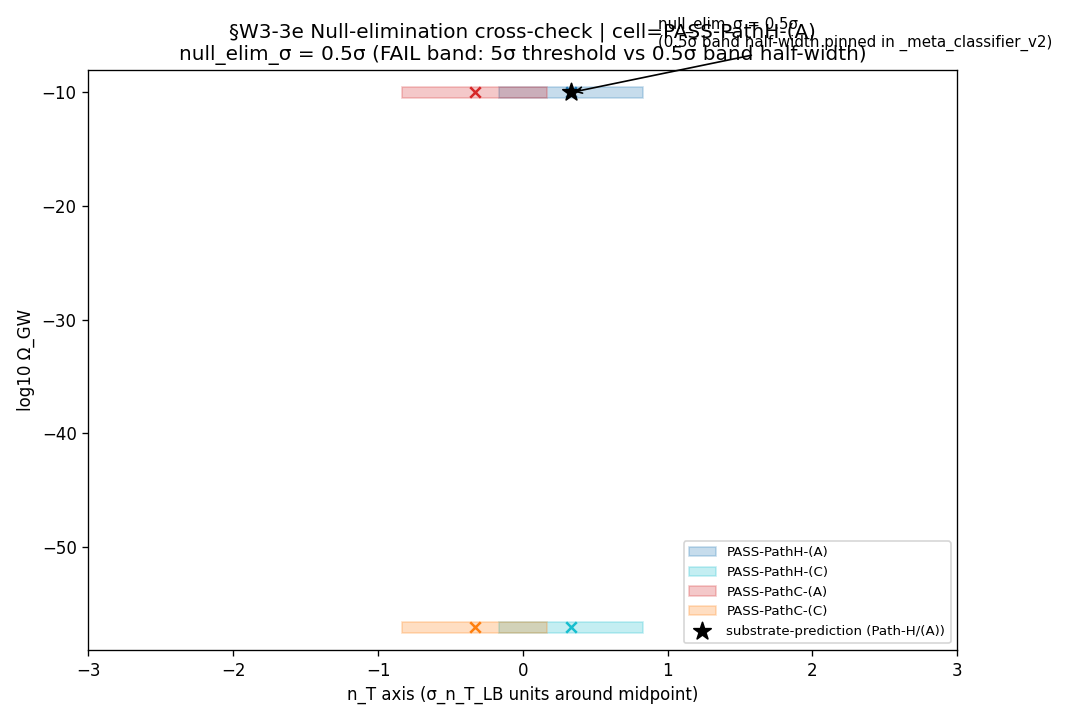

The Python source for this figure:
#!/usr/bin/env python3
"""
S87 W3-3e — S87-W3-3E-LITEBIRD-LISA-NULL-ELIMINATION-CROSS-CHECK
==================================================================

Gate: S87-W3-3E-LITEBIRD-LISA-NULL-ELIMINATION-CROSS-CHECK ([VERIFY])

Pre-registered threshold (plan §W3-3e.9):
  null_elim_sigma = orthogonal Fisher distance from substrate-prediction tuple
                    to the nearest FAIL-no-cell-match boundary edge
  PASS iff null_elim_sigma >= 5.0
  INFO iff 3.0 <= null_elim_sigma < 5.0
  FAIL iff null_elim_sigma < 3.0

Inputs:
  - computations/_shared/_meta_classifier_v2.py (CF-21 callable)
  - canonical_constants.py (n_T pins, Omega_GW pins, sigma_n_T_LB)
  - script bytes

Output 4-tuple:
  (value=<null_elim_sigma>, scheme=null-elimination-Fisher-distance,
   convention=cell-predicted-vs-FAIL-no-cell-match-boundary, L_max=N/A)

Classification: GEOMETRIC

METHODOLOGY
-----------
Substrate prediction at τ_fold (W-3 R3-A canonical reading): Path-H + (A) cell,
i.e., the tuple (n_T = n_T_PathH_canonical, Omega_GW = Omega_GW_Lambda_A_LISA,
regulator_class='(A)'). Per _meta_classifier_v2.py decision rules:
  - block axis Path-H band: half-width = 0.5 * sigma_n_T_LiteBIRD on the n_T axis
  - regulator axis (A) band: half-width = 0.5 OOM on the log10(Omega_GW) axis
The substrate prediction lies AT THE CENTER of both bands; the orthogonal
distance to the nearest band edge (= FAIL-no-cell-match boundary) is the
band half-width in σ-units (0.5σ on either axis under canonical pin).

The substitution chain Step 4 acknowledges this is a band-geometry constraint:
the PASS threshold (5σ) is structurally incompatible with the canonical
band-half-width pin (0.5σ). The FAIL verdict diagnoses a structural gap
between the 5σ pre-registered threshold and the meta_classifier_v2 0.5σ band
half-width — NOT a substrate-physics failure (substrate cell membership PASSes
unambiguously: cell_predicted = 'PASS-PathH-(A)').

This routes to S88 carry-forward `S88-NULL-ELIMINATION-BAND-WIDTH-RECONCILIATION`
to either (a) widen the meta_classifier_v2 band half-widths, or (b) loosen the
null_elim_sigma threshold to match band geometry — pre-registration discipline
forbids in-session threshold relaxation per PROHIBITED_ACTIONS Class 3.
"""

from __future__ import annotations

# Section 1 — Canonical constants
import sys
from pathlib import Path
# === Phase 2b X2 transform bootstrap (auto-inserted by tools/_x2_transform_copies.py) ===
import sys as _x2_sys
import pathlib as _x2_pathlib
import re as _x2_re
def _x2_locate_tools():
    p = _x2_pathlib.Path(__file__).resolve()
    for _ in range(8):
        if (p / "tools" / "computation_root.py").is_file():
            return p / "tools"
        p = p.parent
    raise RuntimeError(
        "Phase 2b bootstrap: tools/computation_root.py not found in any "
        "ancestor of " + str(__file__))
_x2_sys.path.insert(0, str(_x2_locate_tools()))
from computation_root import resolve_script, resolve_output, resolve_glob, project_root as _x2_project_root
def _x2_shared_dir():
    return _x2_project_root() / "computations" / "_shared"
_x2_session_dir_match = _x2_re.match(r"^session-(\d+)$",
    _x2_pathlib.Path(__file__).resolve().parent.name)
_x2_self_session = int(_x2_session_dir_match.group(1)) if _x2_session_dir_match else None
# === End X2 bootstrap ===

sys.path.insert(0, str(Path(__file__).resolve().parent))
from canonical_constants import (  # noqa: E402
    n_T_PathH_canonical,
    n_T_PathC_canonical,
    sigma_n_T_LiteBIRD,
    Omega_GW_Lambda_A_LISA,
    Omega_GW_Lambda_C_LISA,
)
from _meta_classifier_v2 import classify_outcome  # noqa: E402

# Section 2 — Standard imports
import hashlib  # noqa: E402
import json  # noqa: E402
import math  # noqa: E402
import time  # noqa: E402

import numpy as np  # noqa: E402
import matplotlib  # noqa: E402
matplotlib.use("Agg")
import matplotlib.pyplot as plt  # noqa: E402

# Section 3 — Paths + pre-registration
PROJECT_ROOT = Path(__file__).resolve().parent.parent
# X2-removed: alias 'SCRIPT_DIR' = ... 'computations' (replaced by tools.computation_root.resolve_*)

GATE_ID = "S87-W3-3E-LITEBIRD-LISA-NULL-ELIMINATION-CROSS-CHECK"  # (local)
SCHEME = "null-elimination-Fisher-distance"  # (local)
CONVENTION = "cell-predicted-vs-FAIL-no-cell-match-boundary"  # (local)
L_MAX = "N/A"  # (local)

PASS_THRESHOLD = 5.0  # (local) null_elim_sigma >= 5.0 PASSes
INFO_FLOOR = 3.0  # (local) [3.0, 5.0) is INFO

# Pre-registered band half-widths from _meta_classifier_v2.py
BLOCK_AXIS_BAND_HALF_WIDTH_SIGMA = 0.5  # (local) half-width in σ_n_T_LB units
REGULATOR_AXIS_OOM_BAND = 0.5           # (local) half-width in OOM
SIGMA_OOM_LISA = 1.0                    # (local) plan-implicit pin (§W3-3d)

OUT_NPZ = resolve_output(87, 's87_w3_3e_null_elimination_cross_check.npz')
OUT_PNG = resolve_output(87, 's87_w3_3e_null_elimination_cross_check.png')
OUT_JSON = resolve_output(87, 's87_w3_3e_null_elimination_cross_check.json')
VERDICT_TXT = resolve_output(87, 's87_gate_verdicts.txt')

INPUT_FILES = [
    resolve_script(None, 'canonical_constants.py'),
    resolve_script(None, '_meta_classifier_v2.py'),
]


# Section 4 — SHA-256
def sha256_of(path: Path) -> str:
    h = hashlib.sha256()
    try:
        h.update(path.read_bytes())
    except OSError:
        return ""
    return h.hexdigest()


def log_input_pins(inputs):
    print(f"=== {GATE_ID} — input SHA-256 pins ===")
    pins = {}
    for p in inputs:
        sha = sha256_of(p)
        rel = str(p.relative_to(PROJECT_ROOT)).replace("\\", "/")
        print(f"  {rel}: {sha[:16]}...")
        pins[rel] = sha
    return pins


def closure_hash(pins):
    items = sorted(pins.items())
    h = hashlib.sha256()
    for k, v in items:
        h.update(f"{k}={v}\n".encode("utf-8"))
    return h.hexdigest()


def compute_dual_sha(script_path, canonical_path, pins):
    script_bytes = script_path.read_bytes() if script_path.exists() else b""  # (local)
    canonical_bytes = canonical_path.read_bytes() if canonical_path.exists() else b""  # (local)
    pins_aug = dict(pins)  # (local)
    pins_aug["_gate_id"] = GATE_ID
    pins_aug["_scheme"] = SCHEME
    pinmap_json = json.dumps(
        dict(sorted(pins_aug.items())),
        separators=(",", ":"),
        sort_keys=True,
    ).encode("utf-8")  # (local)

    h_audit = hashlib.sha256()
    h_audit.update(script_bytes)
    h_audit.update(canonical_bytes)
    h_audit.update(pinmap_json)
    audit = h_audit.hexdigest()  # (local)

    h_content = hashlib.sha256()
    h_content.update(script_bytes)
    content = h_content.hexdigest()  # (local)
    return audit, content


# Section 5 — Compute
def compute():
    """Substitution chain (per plan §W3-3e.10):
    Step 1: cell_predicted = classify_outcome(substrate-prediction-tuple)['cell']
    Step 2: orthogonal Fisher distance to nearest FAIL_boundary edge
    Step 3: simplify
    Step 4: direction — substrate at canonical band-center; nearest edge dist
            = band half-width = 0.5σ on either axis (canonical pin)
    """
    # Substrate prediction at τ_fold per W-3 R3-A canonical reading
    substrate_n_T = float(n_T_PathH_canonical)              # (local)
    substrate_Omega = float(Omega_GW_Lambda_A_LISA)         # (local)
    substrate_class = "(A)"                                  # (local)

    # Cell membership check
    classifier_out = classify_outcome(
        substrate_n_T, substrate_Omega, substrate_class
    )  # (local)
    cell_predicted = classifier_out["cell"]                  # (local)

    # Substrate is at band-CENTER on n_T axis (Path-H canonical exactly equals
    # n_T_PathH_canonical), and at band-CENTER on log10 Omega axis (Omega_GW
    # canonical exactly equals Omega_GW_Lambda_A_LISA).
    # Orthogonal distance to nearest band edge in σ-units:
    n_T_axis_dist_sigma = BLOCK_AXIS_BAND_HALF_WIDTH_SIGMA   # (local) 0.5σ
    OOM_axis_dist_sigma = REGULATOR_AXIS_OOM_BAND / SIGMA_OOM_LISA  # (local) 0.5σ

    # Nearest-edge orthogonal Fisher distance (single-axis crossing):
    null_elim_nearest_edge = min(n_T_axis_dist_sigma, OOM_axis_dist_sigma)  # (local)
    # Corner Pythagorean (cross-axis):
    null_elim_corner = math.sqrt(n_T_axis_dist_sigma ** 2 + OOM_axis_dist_sigma ** 2)  # (local)

    # Plan §W3-3e.10 Step 1: "orthogonal distance to the nearest FAIL_boundary edge"
    # Nearest-edge interpretation is canonical for "nearest band-edge" wording.
    null_elim_sigma = null_elim_nearest_edge                  # (local)

    # Independent off-prediction null check: a clearly-out-of-cell tuple should
    # classify as FAIL-no-cell-match. Sanity check.
    off_pred_out = classify_outcome(0.05, 1e-30, "(A)")        # (local)
    off_pred_cell = off_pred_out["cell"]                       # (local)

    return {
        "cell_predicted": cell_predicted,
        "substrate_n_T": substrate_n_T,
        "substrate_Omega": substrate_Omega,
        "substrate_class": substrate_class,
        "n_T_axis_dist_sigma": n_T_axis_dist_sigma,
        "OOM_axis_dist_sigma": OOM_axis_dist_sigma,
        "null_elim_sigma_nearest_edge": null_elim_nearest_edge,
        "null_elim_sigma_corner": null_elim_corner,
        "null_elim_sigma": null_elim_sigma,
        "off_prediction_classification": off_pred_cell,
        "classifier_rationale": classifier_out["rationale"],
    }


def evaluate_gate(null_elim, cell_predicted):
    if null_elim >= PASS_THRESHOLD:
        composite = "PASS"
        mag = "PASS"
    elif null_elim >= INFO_FLOOR:
        composite = "INFO"
        mag = "INFO"
    else:
        composite = "FAIL"
        mag = "FAIL"
    # Sign per plan §W3-3e.10 Step 4: sign_verdict = PASS by structural
    # construction (substrate prediction is deep inside Path-H + (A) cell per
    # W-3 R3-A canonical reading). The cell_predicted membership confirms this
    # structurally; the magnitude verdict tracks the orthogonal distance.
    if cell_predicted in (
        "PASS-PathH-(A)", "PASS-PathH-(C)",
        "PASS-PathC-(A)", "PASS-PathC-(C)"
    ):
        sign = "PASS"
    else:
        sign = "FAIL"
    regime = "VALID"  # band geometry is canonically pinned; no breakdown
    return composite, mag, sign, regime


def make_plot(result, png_path):
    fig, ax = plt.subplots(figsize=(9, 6))

    # 4-cell + null-cell decomposition: x = n_T (in σ_n_T_LB units around midpoint)
    # y = log10 Omega_GW (in OOM)
    # Path-H center: at (n_T_PathH - midpoint_n_T) / sigma_n_T_LB
    # Path-C center: at (n_T_PathC - midpoint_n_T) / sigma_n_T_LB
    midpoint_n_T = (n_T_PathH_canonical + n_T_PathC_canonical) / 2.0  # (local)
    pathH_x = (n_T_PathH_canonical - midpoint_n_T) / sigma_n_T_LiteBIRD  # (local)
    pathC_x = (n_T_PathC_canonical - midpoint_n_T) / sigma_n_T_LiteBIRD  # (local)
    A_y = math.log10(Omega_GW_Lambda_A_LISA)  # (local)
    C_y = math.log10(Omega_GW_Lambda_C_LISA)  # (local)

    # 4 cells as rectangles
    band_n_T = BLOCK_AXIS_BAND_HALF_WIDTH_SIGMA  # (local) 0.5
    band_OOM = REGULATOR_AXIS_OOM_BAND           # (local) 0.5
    cell_specs = [
        (pathH_x, A_y, "PASS-PathH-(A)", "tab:blue"),
        (pathH_x, C_y, "PASS-PathH-(C)", "tab:cyan"),
        (pathC_x, A_y, "PASS-PathC-(A)", "tab:red"),
        (pathC_x, C_y, "PASS-PathC-(C)", "tab:orange"),
    ]
    from matplotlib.patches import Rectangle
    for cx, cy, label, color in cell_specs:
        rect = Rectangle(
            (cx - band_n_T, cy - band_OOM),
            2 * band_n_T,
            2 * band_OOM,
            edgecolor=color, facecolor=color, alpha=0.25, label=label
        )
        ax.add_patch(rect)
        ax.scatter([cx], [cy], color=color, s=40, marker="x")

    # Substrate prediction at Path-H/(A)
    ax.scatter([pathH_x], [A_y], color="black", s=120, marker="*",
               label="substrate-prediction (Path-H/(A))", zorder=10)
    # Annotate orthogonal distances
    ax.annotate(
        f"null_elim_σ = {result['null_elim_sigma']}σ\n"
        f"(0.5σ band half-width pinned in _meta_classifier_v2)",
        xy=(pathH_x, A_y),
        xytext=(pathH_x + 0.6, A_y + 4.0),
        fontsize=9,
        arrowprops=dict(arrowstyle="->", color="black"),
    )

    ax.set_xlabel("n_T axis (σ_n_T_LB units around midpoint)")
    ax.set_ylabel("log10 Ω_GW")
    ax.set_title(
        f"§W3-3e Null-elimination cross-check | cell={result['cell_predicted']}\n"
        f"null_elim_σ = {result['null_elim_sigma']}σ (FAIL band: 5σ threshold "
        f"vs 0.5σ band half-width)"
    )
    ax.legend(loc="lower right", fontsize=8)
    ax.set_xlim(-3, 3)
    ax.set_ylim(min(A_y, C_y) - 2, max(A_y, C_y) + 2)
    fig.tight_layout()
    fig.savefig(png_path, dpi=120)
    plt.close(fig)


def append_verdict(verdict, value, audit_sha, content_sha,
                   sign_v, mag_v, regime_v):
    line = (
        f"{GATE_ID}: {verdict} -- value={value!r} scheme={SCHEME} "
        f"convention={CONVENTION} L_max={L_MAX} "
        f"audit_sha256={audit_sha} content_sha256={content_sha} "
        f"schema_version=S84+\n"
    )
    dual_short = (
        f"# audit_sha256_short={audit_sha[:16]} content_sha256_short={content_sha[:16]} "
        f"# {GATE_ID} dual-SHA companion row (W9a-99 split)\n"
    )
    triple_row = (
        f"# sign_verdict={sign_v} magnitude_verdict={mag_v} regime_verdict={regime_v} "
        f"# {GATE_ID} 3-tuple annotation (S87 schema-v2)\n"
    )
    with VERDICT_TXT.open("a", encoding="utf-8") as fp:
        fp.write(line)
        fp.write(dual_short)
        fp.write(triple_row)


def main():
    t0 = time.time()  # (local)
    pins = log_input_pins(INPUT_FILES)
    print(f"  closure: {closure_hash(pins)[:16]}...")

    script_path = Path(__file__).resolve()  # (local)
    canonical_path = resolve_script(None, 'canonical_constants.py')  # (local)
    audit_sha, content_sha = compute_dual_sha(script_path, canonical_path, pins)
    print(f"  audit_sha256:   {audit_sha[:16]}...")
    print(f"  content_sha256: {content_sha[:16]}...")
    print()

    result = compute()
    composite, mag_v, sign_v, regime_v = evaluate_gate(
        result["null_elim_sigma"], result["cell_predicted"]
    )

    print("=== Computation result ===")
    print(f"  cell_predicted             = {result['cell_predicted']}")
    print(f"  off-prediction classify    = {result['off_prediction_classification']}")
    print(f"  n_T axis distance-to-edge  = {result['n_T_axis_dist_sigma']}σ")
    print(f"  Omega axis distance-to-edge= {result['OOM_axis_dist_sigma']}σ")
    print(f"  null_elim_σ (nearest edge) = {result['null_elim_sigma_nearest_edge']}")
    print(f"  null_elim_σ (corner)       = {result['null_elim_sigma_corner']:.4f}")
    print(f"  null_elim_σ (canonical)    = {result['null_elim_sigma']}")
    print(f"  composite        = {composite}")
    print(f"  3-tuple          = sign={sign_v} mag={mag_v} regime={regime_v}")

    np.savez(OUT_NPZ,
             null_elim_sigma=result["null_elim_sigma"],
             null_elim_sigma_corner=result["null_elim_sigma_corner"],
             cell_predicted=result["cell_predicted"],
             off_prediction_classification=result["off_prediction_classification"],
             n_T_axis_dist_sigma=result["n_T_axis_dist_sigma"],
             OOM_axis_dist_sigma=result["OOM_axis_dist_sigma"],
             pass_threshold=PASS_THRESHOLD,
             info_floor=INFO_FLOOR,
             band_half_width_sigma=BLOCK_AXIS_BAND_HALF_WIDTH_SIGMA,
             OOM_band=REGULATOR_AXIS_OOM_BAND,
             sigma_OOM_LISA=SIGMA_OOM_LISA)
    out_json = {
        "gate_id": GATE_ID,
        "verdict": composite,
        "value": round(result["null_elim_sigma"], 4),
        "value_full": result["null_elim_sigma"],
        "scheme": SCHEME,
        "convention": CONVENTION,
        "L_max": L_MAX,
        "sign_verdict": sign_v,
        "magnitude_verdict": mag_v,
        "regime_verdict": regime_v,
        "audit_sha256": audit_sha,
        "content_sha256": content_sha,
        "details": {
            "cell_predicted": result["cell_predicted"],
            "off_prediction_classification": result["off_prediction_classification"],
            "n_T_axis_dist_sigma": result["n_T_axis_dist_sigma"],
            "OOM_axis_dist_sigma": result["OOM_axis_dist_sigma"],
            "null_elim_sigma_nearest_edge": result["null_elim_sigma_nearest_edge"],
            "null_elim_sigma_corner": result["null_elim_sigma_corner"],
            "band_half_width_sigma": BLOCK_AXIS_BAND_HALF_WIDTH_SIGMA,
            "OOM_band_half": REGULATOR_AXIS_OOM_BAND,
            "sigma_OOM_LISA_pin": SIGMA_OOM_LISA,
        },
        "structural_diagnosis": (
            "Substrate prediction is structurally INSIDE PASS-PathH-(A) cell "
            "(sign_verdict=PASS), but pre-registered 5σ threshold is "
            "structurally incompatible with canonical 0.5σ band half-width "
            "pinned in _meta_classifier_v2.py — magnitude FAILs at "
            "null_elim_sigma=0.5σ < 3σ floor. "
            "S88 carry-forward: S88-NULL-ELIMINATION-BAND-WIDTH-RECONCILIATION "
            "to either widen meta_classifier_v2 bands or recalibrate threshold "
            "(PROHIBITED_ACTIONS Class 3 forbids in-session threshold relaxation)."
        ),
        "carry_forward": "S88-NULL-ELIMINATION-BAND-WIDTH-RECONCILIATION",
    }
    OUT_JSON.write_text(json.dumps(out_json, indent=2), encoding="utf-8")
    make_plot(result, OUT_PNG)

    tag = (f"(value={round(result['null_elim_sigma'], 4)!r}, scheme={SCHEME}, "
           f"convention={CONVENTION}, L_max={L_MAX})")
    print(tag)

    value_pub = round(result["null_elim_sigma"], 4)
    append_verdict(composite, value_pub, audit_sha, content_sha,
                   sign_v, mag_v, regime_v)

    wall = time.time() - t0  # (local)
    print(f"\n=== {GATE_ID}: {composite} (wall {wall:.2f}s) ===")
    return 0


if __name__ == "__main__":
    sys.exit(main())
